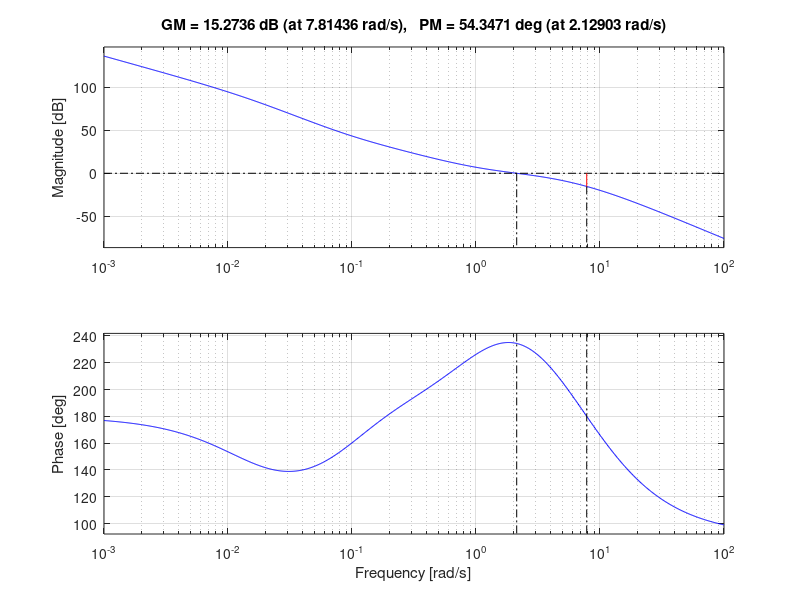
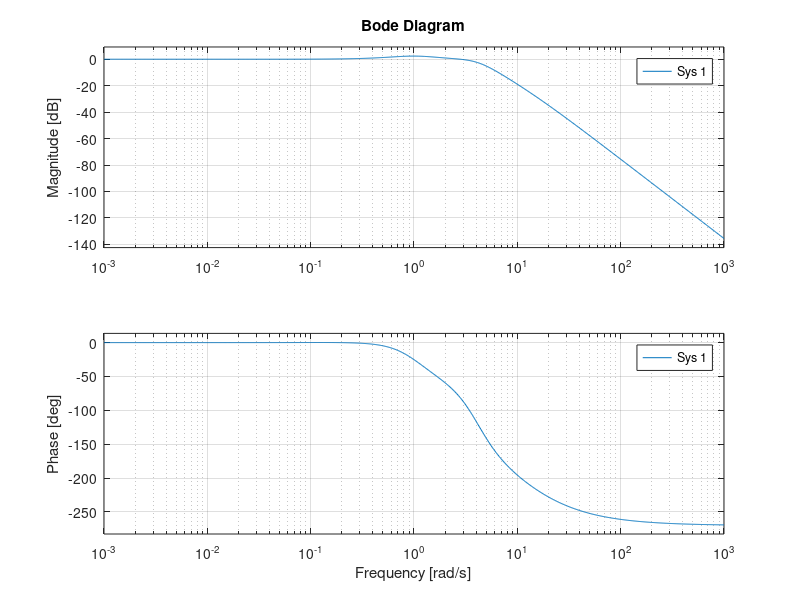
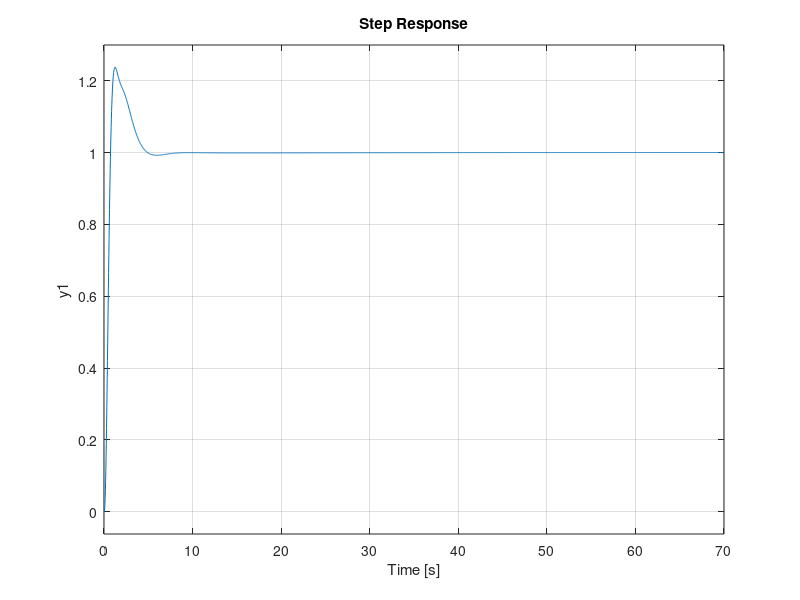
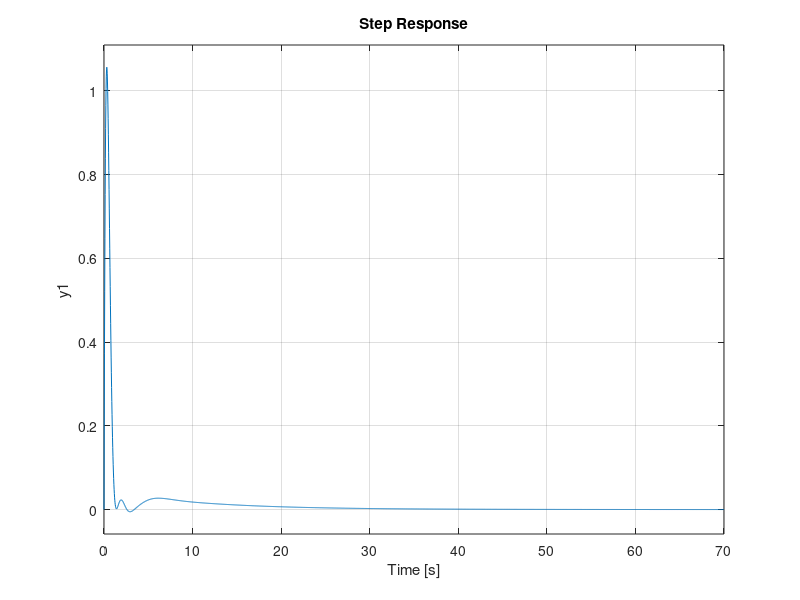

Write the MATLAB code that produced these figures, in order.
%% Esercizio #1
close all
clear all

% Dati
s = tf('s');

F_1 = (1 + 10 * s) / ((1 + 0.1 * s) * (1 + 5 * s));
F_2 = 1 / s;
K_r = 1;
d = 1.5;

% Analisi delle specifiche statiche
K_F1 = dcgain(F_1);
K_F2 = dcgain(s * F_2);

h = 1
K_c = 6.25

% Analisi delle specifiche dinamiche
w_bdes = 4;
w_cdes = 0.63 * w_bdes
w_c = 2.2;

s_max = 0.25;
M_r = (1 + s_max) / 0.85;
M_rdB = 20 * log10(M_r);
m_phi = 60 - 5 * M_rdB
m_phi = 50;

% Prima approssimazione della funzione d'anello
G_a1 = (K_c * F_1 * F_2) / (s^h * K_r);
[module_1, phase_1] = bode(G_a1, w_c);
recovery = m_phi - phase_1 - 180;

% Rete derivatrice
m_d1 = 3;
x_d1 = sqrt(m_d1);
tau_d1 = x_d1 / w_c;
R_d1 = (1 + tau_d1 * s) / (1 + tau_d1 / m_d1 * s);

m_d2 = 4;
x_d2 = sqrt(m_d2);
tau_d2 = x_d2 / w_c;
R_d2 = (1 + tau_d2 * s) / (1 + tau_d2 / m_d2 * s);

R_d = R_d1 * R_d2;

G_a2 = G_a1 * R_d;
[module_2, phase_2] = bode(G_a2, w_c);

% Rete integratrice
m_i = 9;
x_i = 150;
tau_i = x_i / w_c;
R_i = (1 + tau_i / m_i * s) / (1 + tau_i * s);

G_a3 = G_a2 * R_i;
[module_3, phase_3] = bode(G_a3, w_c);

% Controllore
C = (K_c * R_d * R_i) / s^h;

G_a = C * F_1 * F_2 / K_r;
K_Ga = dcgain(s^(h + 1) * G_a);

figure, margin(G_a)

% Verifica delle specifiche
e_r = abs(K_r / K_Ga)

W = feedback(C * F_1 * F_2, 1 / K_r);

figure, bode(W / dcgain(W))
figure, step(W / dcgain(W))

% Valutazioni extra
u = 1.052 % runna schema Simulink e trova il valore massimo dallo scope di u

W_u = feedback(C, F_1 * F_2 / K_r); % in alternativa all'uso di Simulink, si può ricorrere a questo comando evidenziando il peak response
figure, step(W_u)

% Discretizzazione
w_b = 4.28;
T_1 = (2 * pi) / (20 * w_b)
T = T_1
G_aZOH = G_a / (1 + T / 2 * s);
C_z = c2d(C, T, 'tustin')

figure, margin(G_aZOH)

F_1z = c2d(F_1, T, 'tustin');
F_2z = c2d(F_2, T, 'tustin');
W_z = feedback(C_z * F_1z * F_2z, 1 / K_r);

figure, step(W_z / dcgain(W_z))

%% Esercizio #3
close all
clear all

% Dati
s = tf('s');

F = (100 * (s + 10)) /(s * (s^4 + 38 * s^3 + 481 * s^2 + 2280 * s + 3600));
N = 10;

[m_G, m_phi, w_mG, w_mphi] = margin(F);
w_pi = 3.5357;
[module, phase] = bode(F, w_pi)

% Calcolo dei parametri per il metodo Ziegler-Nichols in catena chiusa
K_p_ = m_G;
T_ = 2 * pi / w_pi;

% Calcolo dei parametri per il regolatore PID
K_P = 0.6 * K_p_
T_i = 0.5 * T_
T_d = 0.125 * T_

R = K_P * (1 + 1 / (T_i * s) + (T_d * s) / (1 + T_d / N * s));

W = feedback(R * F, 1);
figure, bode(W / dcgain(W))
